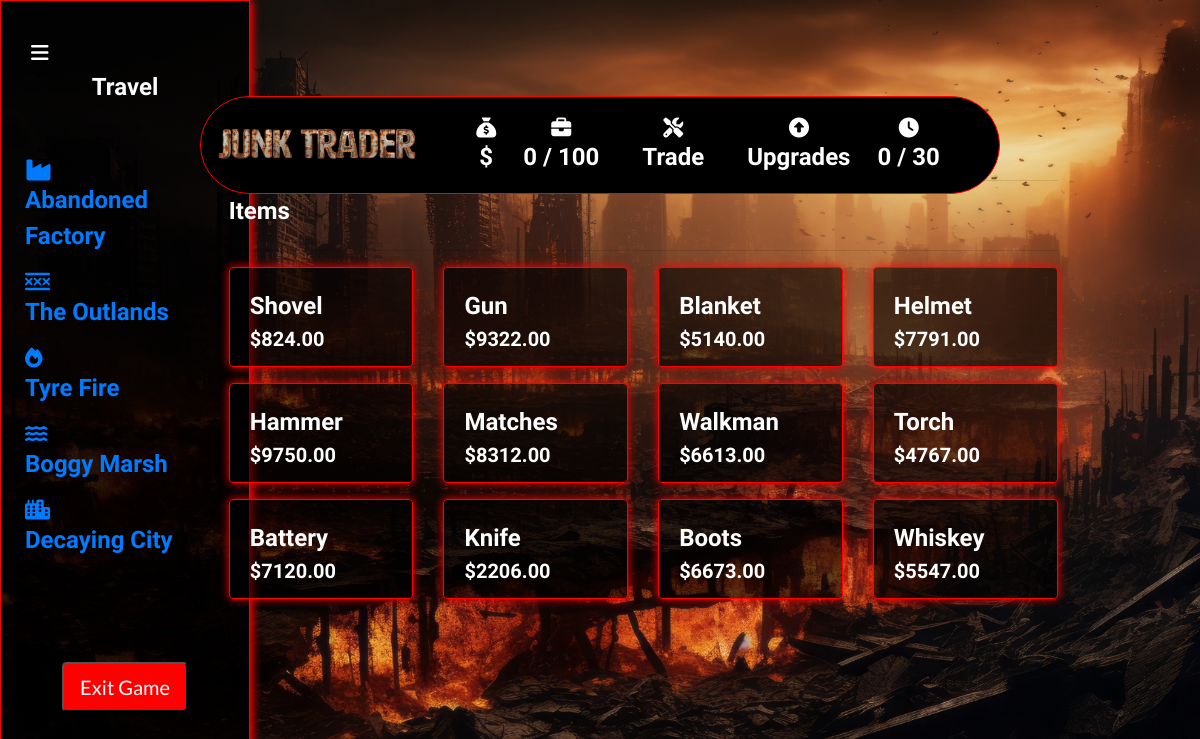
The app's page /collectables/, older data.
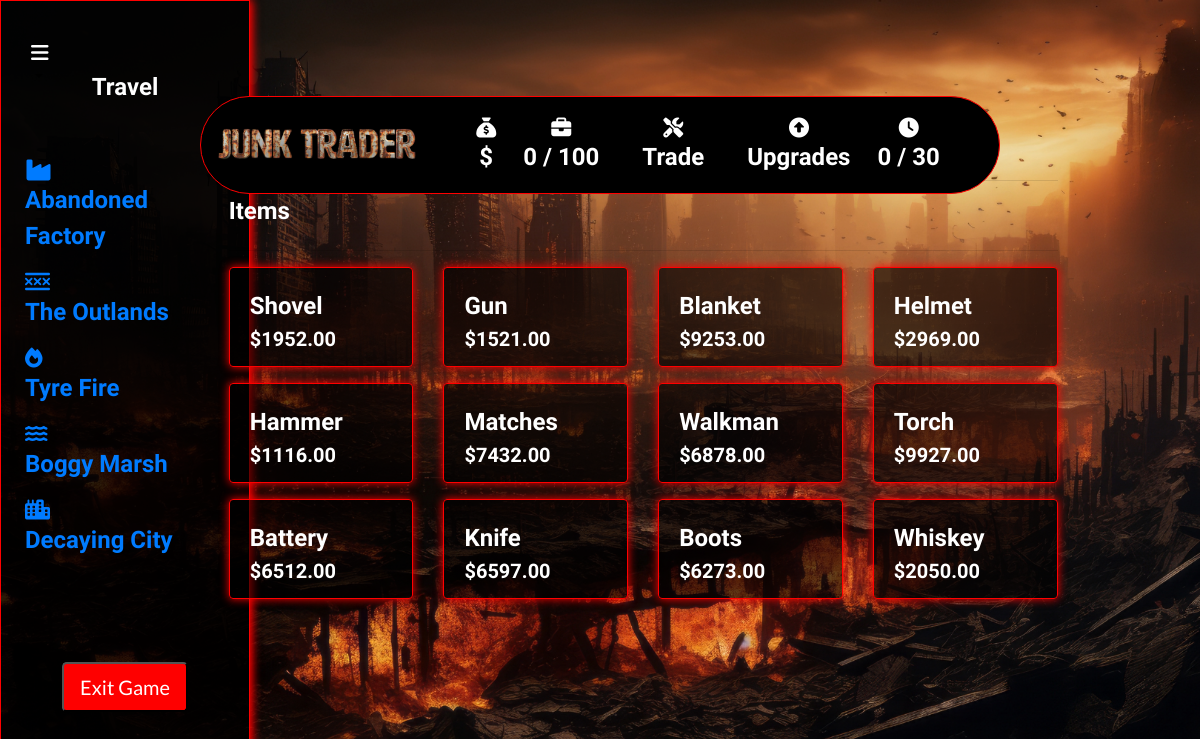
The same page, newer data.
### collectables/models.py (models this page shows, shortened)
class Collectable(models.Model):
    name = models.CharField(max_length=254)
    description = models.TextField()
    price = models.DecimalField(max_digits=6, decimal_places=2)
    previous_price = models.DecimalField(max_digits=10, decimal_places=2, default=0)
    image_url = models.URLField(max_length=1024, null=True, blank=True)
    image = models.ImageField(null=True, blank=True)
    glb_file = models.FileField(upload_to='glb_files/', null=True, blank=True)

### collectables/views.py (the view)
# urls.py: path('', views.all_collectables, name='collectables'),
def all_collectables(request):
    collectables = Collectable.objects.all()
    context = {
        'collectables': collectables,
    }
    return render(request, 'collectables/collectables.html', context)

### backpack/contexts.py (called while the page is built, shortened)
def backpack_contents(request):
    backpack_items = []
    total = 0
    total_quantity = 0
    collectable_count = 0
    backpack = request.session.get('backpack', {})
    grand_total = total
    context = {
        'backpack_items': backpack_items,
        'total': total,
        'total_quantity': total_quantity,
        'collectable_count': collectable_count,
        'grand_total': grand_total,
    }
    return context

def total_amount(request):
    total_amount = [0]
    return {'total_amount': total_amount}

def days_played(request):
    return {'days_played': request.session.get('days_played', 0)}

### collectables/templates/collectables/collectables.html (shortened to what this page needs)
{% extends "base.html" %}
{% load static %}
{% block page_header %}
    <div class="container header-container">
    </div>
{% endblock %}
{% block content %}
<div class="container-fluid">
    <div class="row">
        <div class="col-md-3">
            <div class="fixed-panel">
                {% include 'includes/fixed_panel.html' %}
            </div>
        </div>
    </div>
</div>
<div class="container-fluid content-column">
    <div class="container mb-2 backpack-text content-column">
        <div class="row">
            <div class="col">
                <h2 class="logo-font mb-4">Items</h2>
                <hr>
            </div>
        </div>
        <div class="row">
            {% for collectable in collectables %}
                <div class="col-sm-6 col-md-4 col-lg-4 col-xl-3 mb-3">
                    <div class="card box h-100 border-2 text-white">
                        <div class="card-body pb-0">
                            <p class="mb-0">{{ collectable.name }}</p>
                        </div>
                        <div class="card-footer pt-0 border-0 text-left text-white">
                            <div class="row">
                                <div class="col">
                                    <p class="lead mb-0 text-left font-weight-bold">${{ collectable.price }}</p>
                                </div>
                            </div>
                        </div>
                    </div>
                </div>
            {% endfor %}
        </div>
    </div>
</div>
{% endblock %}

### templates/base.html (shortened to what this page needs)
{% load static %}
<!doctype html>
<html lang="en">
<head>
    <link rel="stylesheet" href="https://stackpath.bootstrapcdn.com/bootstrap/4.4.1/css/bootstrap.min.css">
    <link rel="stylesheet" href="{% static 'css/base.css' %}">
</head>
<body>
<header class="container-fluid fixed-top">
    <div id="topnav" class="row pt-lg-2 d-none d-lg-flex justify-content-center mt-4">
    </div>
    <div class="list-inline-item dropdown">
        <a class="text-black nav-link dropdown-toggle" href="#" id="user-options" role="button">
            <div class="text-center text-white">
                <i class="fa-solid fa-bars fa-lg"></i>
            </div>
        </a>
    </div>
    <div id="delivery-banner" class="row text-center">
        <div class="logo">
            <h2 class="logo-font text-c my-0"><img src="/media/logo.png" width="200" class="d-block"></h2>
        </div>
        <div class="col">
            <ul class="list-inline list-unstyled my-0">
                <li class="list-inline-item">
                    <div class="text-center text-white">
                        <i class="fas fa-sack-dollar fa-lg"></i>
                        <p class="my-0">${{ request.session.player_funds }}</p>
                    </div>
                </li>
                <li class="list-inline-item">
                    <a class="{% if grand_total %}text-info font-weight-bold{% else %}{% endif %} nav-link link-hover" href="{% url 'open_backpack' %}">
                        <div class="text-center list-text">
                            <div><i class="fas fa-briefcase fa-lg"></i></div>
                            <p class="my-0">
                                {% if 'backpack_capacity' in request.session %}
                                    {{ total_quantity }} / {{ request.session.backpack_capacity }}
                                {% else %}
                                    {{ total_quantity }} / 100
                                {% endif %}
                            </p>
                        </div>
                    </a>
                </li>
                <li class="list-inline-item">
                    <a class="text-center nav-link link-hover" href="{% url 'collectables' %}">
                        <div class="text-center list-text">
                            <i class="fas fa-screwdriver-wrench fa-lg"></i>
                            <p class="my-0">Trade</p>
                        </div>
                    </a>
                </li>
                <li class="list-inline-item">
                    <a class="text-center nav-link link-hover" href="{% url 'all_upgrades' %}">
                        <div class="text-center list-text">
                            <i class="fas fa-circle-up fa-lg"></i>
                            <p class="my-0">Upgrades</p>
                        </div>
                    </a>
                </li>
                <li class="list-inline-item">
                    <div class="text-center text-white">
                        <i class="fas fa-clock fa-lg"></i>
                        <p class="my-0">{{ days_played }} / 30</p>
                    </div>
                </li>
            </ul>
        </div>
    </div>
</header>
{% block page_header %}
{% endblock %}
{% block content %}
{% endblock %}
</body>
</html>

### templates/includes/fixed_panel.html (shortened to what this page needs)
<div class="fixed-panel">
    <h1 class="text-white text-center mt-5 p-4">Travel</h1>
    <ul class="location-list text-left p-4 list-unstyled">
        <li><a href="#" onclick="updatePrices(); incrementDaysPlayed();"><i class="fas fa-industry fa-xl"></i><span class="location-text"> <p>Abandoned Factory</p></span></a></li>
        <li><a href="#" onclick="updatePrices(); incrementDaysPlayed();"><i class="fas fa-xmarks-lines fa-lg"></i><span class="location-text"> <p>The Outlands</p></span></a></li>
        <li><a href="#" onclick="updatePrices(); incrementDaysPlayed();"><i class="fas fa-fire fa-lg"></i><span class="location-text"> <p>Tyre Fire</p></span></a></li>
        <li><a href="#" onclick="updatePrices(); incrementDaysPlayed();"><i class="fas fa-water fa-lg"></i><span class="location-text"> <p>Boggy Marsh</p></span></a></li>
        <li><a href="#" onclick="updatePrices(); incrementDaysPlayed();"><i class="fas fa-city fa-lg"></i><span class="location-text"> <p>Decaying City</p></span></a></li>
    </ul>
    <div class="text-center mb-1">
        <button class="btn-red btn-lg mt-5 text-right" onclick="exitGame()" class="btn btn-secondary btn-lg mt-4">Exit Game</button>
    </div>
</div>

### static/css/base.css (style rules this page uses)
html { height: 100%; }
body { background: url('/media/bg_image.png') no-repeat center center fixed; background-size: cover; height: calc(100vh - 164px); color: #555; font-family: 'Lato'; }
.logo { margin-left: 2%; }
.btn-red { background: rgb(254, 0, 0); color: white; }
.text-black { color: #000 !important; }
.list-text { color: white; }
.backpack-text { color: white; }
#delivery-banner { border: 1px solid red; background-color: #000000; margin-left: auto; margin-right: auto; width: 90%; max-width: 800px; border-radius: 50px; padding: 10px 0; display: flex; justify-content: space-around; align-items: center; }
p, h1, h2, h3, h4, h5, h6 { font-family: "Amatic SC", sans-serif; font-weight: 700; font-size: x-large; font-style: normal; }
.box { border: 1px solid red; box-shadow: 0 0 10px red; background-color: #00000093; }
#delivery-banner { border: 1px solid red; background-color: #000000; border-radius: 50px; padding: 10px 0; display: flex; flex-wrap: nowrap; justify-content: space-around; align-items: center; }
#delivery-banner .list-inline-item { flex: 1; max-width: 25%; white-space: nowrap; }
.fixed-panel { position: fixed; top: 0; bottom: 0; left: 0; width: 250px; border: 1px solid red; box-shadow: 0 0 10px red; background-color: #00000093; overflow-y: auto; }
.content-column { padding-left: 5%; }
@media (min-width: 1200px) { .container { max-width: 80%; } }
@media (min-width: 992px) { .header-container { padding-top: 164px; } }

Row changes from the older to the newer data that the page shows:
changed Collectable "Shovel": price "824.00" → "1952.00"
changed Collectable "Gun": price "9322.00" → "1521.00"
changed Collectable "Blanket": price "5140.00" → "9253.00"
changed Collectable "Helmet": price "7791.00" → "2969.00"
changed Collectable "Hammer": price "9750.00" → "1116.00"
changed Collectable "Matches": price "8312.00" → "7432.00"
changed Collectable "Walkman": price "6613.00" → "6878.00"
changed Collectable "Torch": price "4767.00" → "9927.00"
changed Collectable "Battery": price "7120.00" → "6512.00"
changed Collectable "Knife": price "2206.00" → "6597.00"
changed Collectable "Boots": price "6673.00" → "6273.00"
changed Collectable "Whiskey": price "5547.00" → "2050.00"
